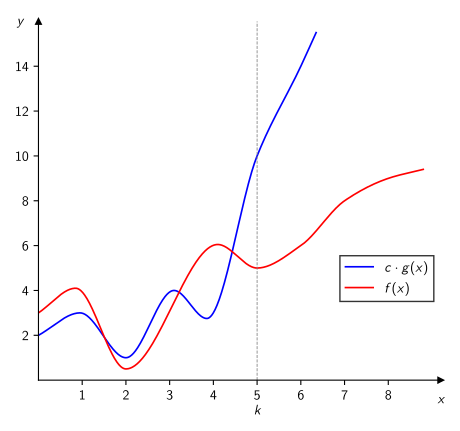

Generate this figure with Python:
#!/usr/bin/env python3
"""Draw Abbildungen/big-o.pdf, the example for f in O(g) in complexity.tex.

The curves follow the figure of the Wikipedia article on big O notation: f(x) (red) and
c*g(x) (blue) cross several times, but f(x) <= c*g(x) holds for all x >= k = 5.
Needs matplotlib and a LaTeX installation (the labels are set in Computer Modern Sans).
"""
from pathlib import Path

import matplotlib
matplotlib.use('pdf')
import matplotlib.pyplot as plt
import numpy as np

plt.rcParams.update({
    'text.usetex': True,
    'text.latex.preamble': r'\usepackage{sansmath}\sansmath\renewcommand{\familydefault}{\sfdefault}',
    'font.family': 'sans-serif',
    'font.size': 10,
})

def pchip(xs, ys, x):
    """Monotone cubic interpolation (Fritsch-Carlson): no overshoot, so the local extrema
    of the curve are exactly the given points."""
    xs, ys = np.asarray(xs, float), np.asarray(ys, float)
    h, delta = np.diff(xs), np.diff(ys) / np.diff(xs)
    d = np.zeros_like(ys)
    for i in range(1, len(xs) - 1):
        if delta[i - 1] * delta[i] > 0:
            w1, w2 = 2 * h[i] + h[i - 1], h[i] + 2 * h[i - 1]
            d[i] = (w1 + w2) / (w1 / delta[i - 1] + w2 / delta[i])
    d[0], d[-1] = delta[0], delta[-1]
    i = np.clip(np.searchsorted(xs, x) - 1, 0, len(xs) - 2)
    t = (x - xs[i]) / h[i]
    h00, h10 = 2*t**3 - 3*t**2 + 1, t**3 - 2*t**2 + t
    h01, h11 = -2*t**3 + 3*t**2, t**3 - t**2
    return h00*ys[i] + h10*h[i]*d[i] + h01*ys[i+1] + h11*h[i]*d[i+1]

x  = np.linspace(0, 8.8, 800)
f  = pchip([0, 0.85, 2.0, 4.1, 5.0, 6.0, 7.0, 8.0, 8.8],
           [3, 4.1,  0.5, 6.05, 5.0, 6.0, 8.0, 9.0, 9.4], x)
xg = np.linspace(0, 6.35, 600)
cg = pchip([0, 0.95, 2.0, 3.1, 3.85, 5.0, 6.0, 6.35],
           [2, 3.0,  1.0, 4.0, 2.75, 10.0, 14.0, 15.5], xg)

fig, ax = plt.subplots(figsize=(4.6, 4.3))
ax.plot(xg, cg, color='blue', linewidth=1.2, label=r'$c \cdot g(x)$')
ax.plot(x,  f,  color='red',  linewidth=1.2, label=r'$f(x)$')
ax.axvline(5, color='gray', linewidth=0.6, linestyle='--')
ax.annotate(r'$k$', xy=(5, 0), xytext=(5, -1.1), ha='center', va='top', annotation_clip=False)

# axes through the origin with arrow heads, no frame
ax.set_xlim(0, 9.2)
ax.set_ylim(0, 16)
for side in ('top', 'right'):
    ax.spines[side].set_visible(False)
ax.spines['left'].set_position('zero')
ax.spines['bottom'].set_position('zero')
ax.plot(1, 0, '>k', transform=ax.get_yaxis_transform(), clip_on=False, markersize=4)
ax.plot(0, 1, '^k', transform=ax.get_xaxis_transform(), clip_on=False, markersize=4)
ax.set_xticks(range(1, 9))
ax.set_yticks(range(2, 16, 2))
ax.text(9.2, -0.6, r'$x$', ha='center', va='top')
ax.text(-0.35, 16, r'$y$', ha='right', va='center')
ax.legend(loc='lower right', bbox_to_anchor=(1.0, 0.2), frameon=True, fancybox=False, edgecolor='black')

fig.tight_layout()
fig.savefig(Path(__file__).with_suffix('.pdf'))
